Frame 1 (no input): blank canvas, image omitted
Frame 60 (no input): blank canvas, image omitted
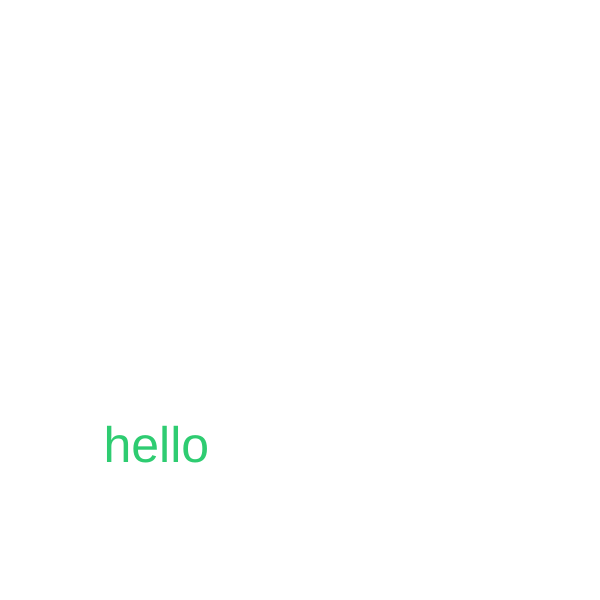
Frame 120 (the mouse pressed at the canvas centre since frame 60)

The p5.js sketch whose frames 1 and 60 were blank and that drew this single picture after the mouse press (run headless with seeded random() and noise() and a simulated clock; from frame 60 on, the mouse is pressed at the canvas centre):

// p5.js sketch
// ── sketch.js
let myColors;	 //initialize
let myWords;   //initialize
let ts = 50;
let i = -1

function setup() {
	createCanvas(600,600);
    background(255);
	textSize(ts);
    myWords = ["hello", "hi", "test", "word"]
    myColors = ["#c0392b", "#e67e22", "#f1c40f", "#2ecc71","#3498db","#8e44ad"]
}

function draw() {}

function mousePressed(){
    background(255);
    fill(myColors[floor(random(0,5))]);
    // text(myWords[floor(random(0,3))], random(0,width-100), random(50, height));
    if (i == 3){
        i = -1
    }   
    i++
    text(myWords[i], random(0,width-100), random(50, height));
    console.log(i)
}
